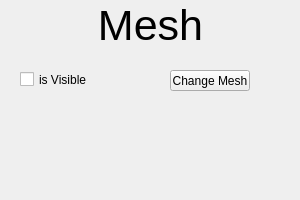
<?xml version="1.0" encoding="UTF-8"?>
<ui version="4.0">
 <class>MeshWidget</class>
 <widget class="QWidget" name="MeshWidget">
  <property name="geometry">
   <rect>
    <x>0</x>
    <y>0</y>
    <width>300</width>
    <height>200</height>
   </rect>
  </property>
  <property name="maximumSize">
   <size>
    <width>300</width>
    <height>200</height>
   </size>
  </property>
  <property name="windowTitle">
   <string>Form</string>
  </property>
  <widget class="QCheckBox" name="isVisible">
   <property name="geometry">
    <rect>
     <x>20</x>
     <y>70</y>
     <width>72</width>
     <height>19</height>
    </rect>
   </property>
   <property name="text">
    <string>is Visible</string>
   </property>
  </widget>
  <widget class="QLabel" name="MeshLabel">
   <property name="geometry">
    <rect>
     <x>0</x>
     <y>0</y>
     <width>301</width>
     <height>51</height>
    </rect>
   </property>
   <property name="maximumSize">
    <size>
     <width>500</width>
     <height>100</height>
    </size>
   </property>
   <property name="font">
    <font>
     <pointsize>32</pointsize>
    </font>
   </property>
   <property name="layoutDirection">
    <enum>Qt::LeftToRight</enum>
   </property>
   <property name="text">
    <string>Mesh</string>
   </property>
   <property name="alignment">
    <set>Qt::AlignCenter</set>
   </property>
  </widget>
  <widget class="QPushButton" name="changeMeshButton">
   <property name="geometry">
    <rect>
     <x>170</x>
     <y>70</y>
     <width>80</width>
     <height>21</height>
    </rect>
   </property>
   <property name="text">
    <string>Change Mesh</string>
   </property>
  </widget>
 </widget>
 <resources/>
 <connections/>
</ui>
